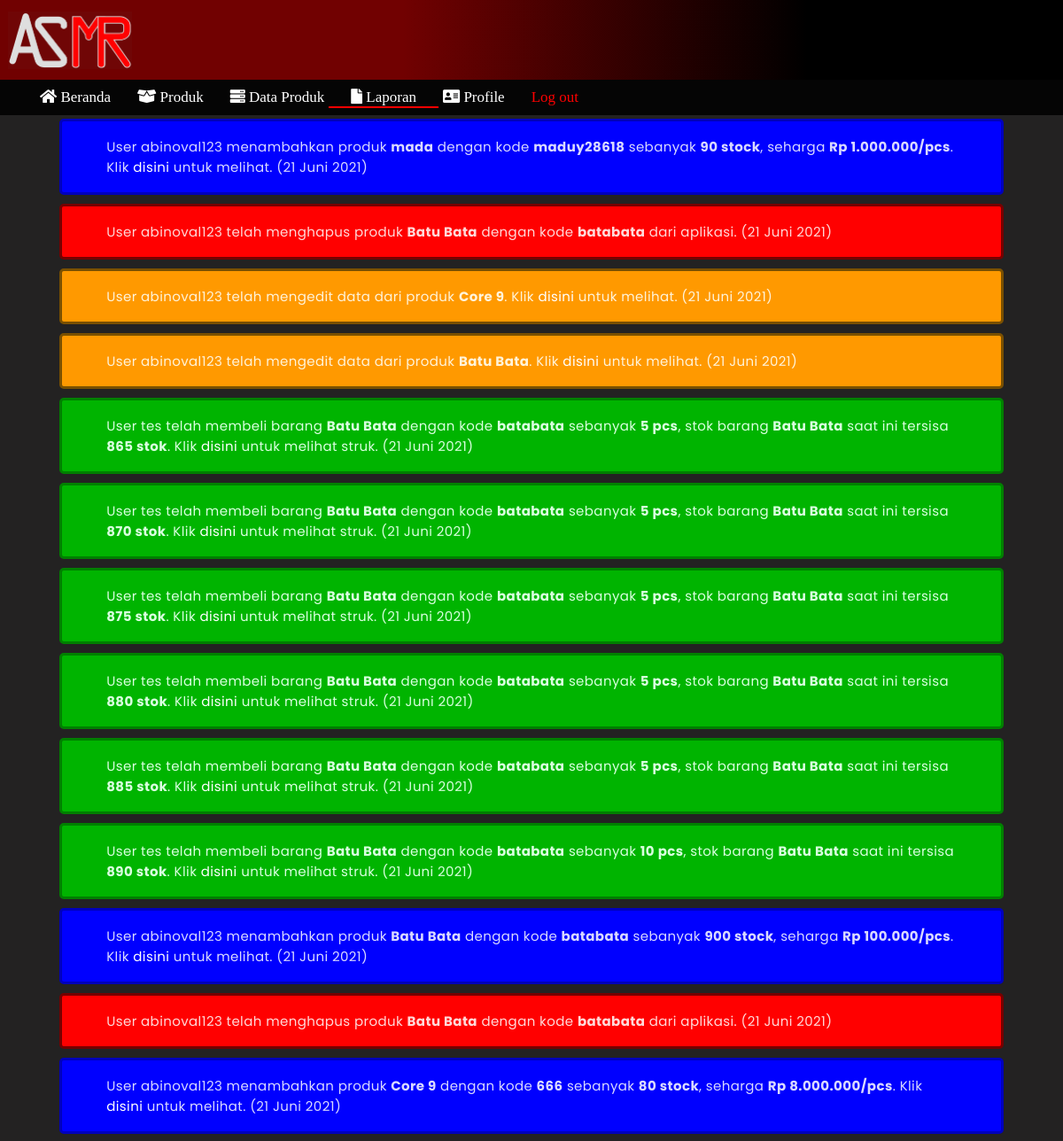
The page /laporan/index.php on the database its author committed.
### tables this page shows
CREATE TABLE `laporan` (
  `id` int(11) NOT NULL,
  `tanggal` varchar(255) NOT NULL,
  `barang` varchar(255) NOT NULL,
  `kode` varchar(255) NOT NULL,
  `aksi` varchar(255) NOT NULL,
  `user` varchar(255) NOT NULL,
  `harga` varchar(255) NOT NULL,
  `jumlah` varchar(255) NOT NULL,
  `total` varchar(255) NOT NULL,
  `bayar` varchar(255) NOT NULL,
  `kembali` varchar(255) NOT NULL,
  `sisa` varchar(255) NOT NULL
);

### functions/connect.php (called while the page is built, shortened)
<?php
function rupiah($angka)
{
	$hasil = "Rp " . number_format($angka, 0, ',', '.');
	return $hasil;
}

### laporan/index.php (the view, shortened to what this page needs)
<?php
include '../functions/connect.php';
$level = $_SESSION['level'];
$data = mysqli_query($connect, "SELECT * FROM laporan ORDER BY id DESC");
?>
<!DOCTYPE html>
<html>
<head>
  <link rel="stylesheet" type="text/css" href="https://cdnjs.cloudflare.com/ajax/libs/font-awesome/5.15.3/css/all.min.css">
  <link rel="stylesheet" type="text/css" href="style.css">
</head>
<body>
  <header>
    <img src="../gambar2/asmr.png">
  </header>
  <article>
    <div class="menu">
      <span>
        <ul id="menu1">
          <?php if ($level == 'user') { ?>
            <li><a href="../home/"><i class="fas fa-home" style="color: white;"></i>&nbsp;Beranda</a></li>
            <li><a href="../produk/"><i class="fas fa-box-open" style="color: white;"></i>&nbsp;Produk</a></li>
            <li class="active"><a href="../laporan/"><i class="fas fa-file" style="color: white;"></i>&nbsp;transaksi</a></li>
            <li><a href="../profile/"><i class="fas fa-address-card" style="color: white;"></i>&nbsp;Profile</a></li>
            <li><a href="../logout/" class="logout" onclick="return confirm('Yakin ingin keluar ?')">Log out</a></li>
          <?php } else { ?>
            <li><a href="../home/"><i class="fas fa-home" style="color: white;"></i>&nbsp;Beranda</a></li>
            <li><a href="../produk/"><i class="fas fa-box-open" style="color: white;"></i>&nbsp;Produk</a></li>
            <li><a href="../data/"><i class="fas fa-server" style="color: white;"></i>&nbsp;Data Produk</a></li>
            <li class="active"><a href="../laporan/"><i class="fas fa-file" style="color: white;"></i>&nbsp;Laporan</a></li>
            <li><a href="../profile/"><i class="fas fa-address-card" style="color: white;"></i>&nbsp;Profile</a></li>
            <li><a href="../logout/" class="logout" onclick="return confirm('Yakin ingin keluar ?')">Log out</a></li>
          <?php } ?>
        </ul>
      </span>
    </div>
  </article>
  <br><br><br><br><br><br><br>
  <div class="container-struk">
    <div class="laporan">
      <?php if ($level == 'user') { ?>
        <?php foreach ($data as $d) { ?>
          <?php if ($d['aksi'] == 'beli') { ?>
            <div class="beli">
              <div class="anne">
                <p>User <?= $d['user']; ?> telah membeli barang <strong><?= $d['barang']; ?></strong> dengan kode <strong><?= $d['kode']; ?></strong> sebanyak <strong><?= $d['jumlah']; ?> pcs</strong>, stok barang <strong><?= $d['barang']; ?></strong> saat ini tersisa <strong><?= $d['sisa']; ?> stok</strong>. Klik <a href="struk/?tanggal=<?= $d['tanggal']; ?>&id=<?= $d['id']; ?>&user=<?= $d['user']; ?>" target="_blank">disini</a> untuk melihat struk. (<?= $d['tanggal']; ?>)</p>
              </div>
            </div>
          <?php } ?>
        <?php } ?>
      <?php } else { ?>
        <?php foreach ($data as $d) { ?>
          <?php if ($d['aksi'] == 'tambah') { ?>
            <div class="tambah">
              <div class="ann">
                <p>User <?= $d['user']; ?> menambahkan produk <strong><?= $d['barang']; ?></strong> dengan kode <strong><?= $d['kode']; ?></strong> sebanyak <strong><?= $d['jumlah']; ?> stock</strong>, seharga <strong><?= rupiah($d['harga']); ?>/pcs</strong>. Klik <a href="../data/">disini</a> untuk melihat. (<?= $d['tanggal']; ?>)</p>
              </div>
            </div>
          <?php } elseif ($d['aksi'] == 'edit') { ?>
            <div class="edit">
              <div class="anne">
                <p>User <?= $d['user']; ?> telah mengedit data dari produk <strong><?= $d['barang']; ?></strong>. Klik <a href="../data/">disini</a> untuk melihat. (<?= $d['tanggal']; ?>)</p>
              </div>
            </div>
          <?php } elseif ($d['aksi'] == 'hapus') { ?>
            <div class="hapus">
              <div class="anne">
                <p>User <?= $d['user']; ?> telah menghapus produk <strong><?= $d['barang']; ?></strong> dengan kode <strong><?= $d['kode']; ?></strong> dari aplikasi. (<?= $d['tanggal']; ?>)</p>
              </div>
            </div>
          <?php } elseif ($d['aksi'] == 'beli') { ?>
            <div class="beli">
              <div class="anne">
                <p>User <?= $d['user']; ?> telah membeli barang <strong><?= $d['barang']; ?></strong> dengan kode <strong><?= $d['kode']; ?></strong> sebanyak <strong><?= $d['jumlah']; ?> pcs</strong>, stok barang <strong><?= $d['barang']; ?></strong> saat ini tersisa <strong><?= $d['sisa']; ?> stok</strong>. Klik <a href="struk/?tanggal=<?= $d['tanggal']; ?>&id=<?= $d['id']; ?>&user=<?= $d['user']; ?>" target="_blank">disini</a> untuk melihat struk. (<?= $d['tanggal']; ?>)</p>
              </div>
            </div>
          <?php } ?>
        <?php } ?>
      <?php } ?>
    </div>
  </div>
</body>
</html>

### laporan/style.css (style rules this page uses)
body { font-family: calibri; background-color: #232222; }
header { width: 1366px; height: 90px; margin-left: -8px; margin-top: -8px; background-image: linear-gradient(to right, #710101, #710101, black, black); position: fixed; }
header img { width: 140px; height: auto; margin-top: 13px; margin-left: 9px; }
.menu { width: 1366px; height: 40px; margin-left: -8px; margin-top: 82px; background-color: rgb(0, 0, 0, 85%); position: fixed; }
.menu li a { display: inline-block; color: white; font-size: 17px; font-family: calibri; text-decoration: none; }
.menu li { margin-top: -6px; margin-left: -20px; padding: 0px 25px; float: left; list-style-type: none; }
.menu .active { border-bottom: 2px solid red; width: auto; }
.menu .logout { color: red; }
i { color: black; }
.container-struk { width: 90%; margin: 0 auto; }
.container-struk .laporan { display: grid; gap: 10px; font-family: 'poppins', sans-serif; font-size: 15px; letter-spacing: .4px; }
.container-struk .laporan .tambah .ann { background-color: blue; padding: 2px 50px; color: #d9d9ff; border-radius: 5px; border: 3px solid rgb(0, 0, 187); }
.container-struk .laporan .tambah .ann a { color: #fff; text-decoration: none; }
.container-struk .laporan .edit .anne { background-color: rgb(255, 153, 0); padding: 2px 50px; color: #fff3d9; border-radius: 5px; border: 3px solid rgb(122, 80, 0); }
.container-struk .laporan .edit .anne a { color: #fff; text-decoration: none; }
.container-struk .laporan .hapus .anne { background-color: red; padding: 2px 50px; color: #ffd9d9; border-radius: 5px; border: 3px solid rgb(117, 0, 0); }
.container-struk .laporan .beli .anne { background-color: rgb(0, 180, 0); padding: 2px 50px; color: #d9ffdf; border-radius: 5px; border: 3px solid green; }
.container-struk .laporan .beli .anne a { color: #fff; text-decoration: none; }

### rows shown on the page
laporan: user "abinoval123", barang "mada", kode "maduy28618", jumlah "90", harga "Rp 1.000.000", tanggal "21 Juni 2021"
laporan: user "abinoval123", barang "Batu Bata", kode "batabata", tanggal "21 Juni 2021"
laporan: user "abinoval123", barang "Core 9", tanggal "21 Juni 2021"
laporan: user "abinoval123", barang "Batu Bata", tanggal "21 Juni 2021"
laporan: user "tes", barang "Batu Bata", kode "batabata", jumlah "5", sisa "865", tanggal "21 Juni 2021"
laporan: user "tes", barang "Batu Bata", kode "batabata", jumlah "5", sisa "870", tanggal "21 Juni 2021"
laporan: user "tes", barang "Batu Bata", kode "batabata", jumlah "5", sisa "875", tanggal "21 Juni 2021"
laporan: user "tes", barang "Batu Bata", kode "batabata", jumlah "5", sisa "880", tanggal "21 Juni 2021"
laporan: user "tes", barang "Batu Bata", kode "batabata", jumlah "5", sisa "885", tanggal "21 Juni 2021"
laporan: user "tes", barang "Batu Bata", kode "batabata", jumlah "10", sisa "890", tanggal "21 Juni 2021"
laporan: user "abinoval123", barang "Batu Bata", kode "batabata", jumlah "900", harga "Rp 100.000", tanggal "21 Juni 2021"
laporan: user "abinoval123", barang "Batu Bata", kode "batabata", tanggal "21 Juni 2021"
laporan: user "abinoval123", barang "Core 9", kode "666", jumlah "80", harga "Rp 8.000.000", tanggal "21 Juni 2021"
